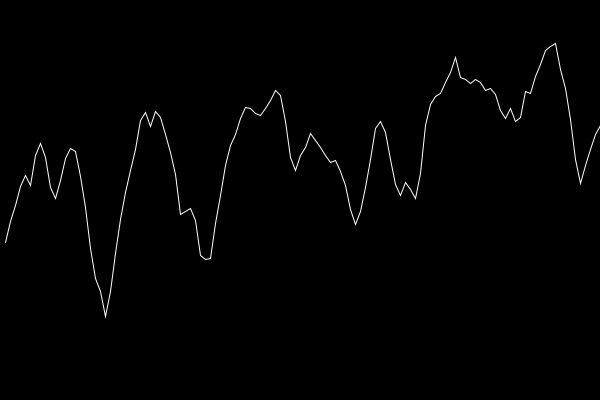
Frame 1 (no input)
Frame 60 (the mouse pressed at the canvas centre just before this capture): identical to frame 1, image omitted
Frame 120 (the mouse held since frame 60 and released just before this capture): identical to frame 1, image omitted

The Processing sketch that drew this single still picture (run headless with seeded random() and noise(); from frame 60 on, the mouse is pressed at the canvas centre):

// Processing sketch: noise_vertex
// ── noise_vertex.pde
float xpos =5;
float xstep =5;
float ypos , factor;


void setup(){
  size(600,400);
  rectMode(CENTER);
}

void draw(){
  background(0);
  
 beginShape();{
  for(int i=0; i < width/xstep; i++){
    
     stroke(255);
     noFill();
   
    factor = float(i)/10;
    
    ypos = map(noise(factor), 0, 1, 0, height);
    
    vertex(xpos + (xstep * i), ypos);
  }
 endShape();
}
}
